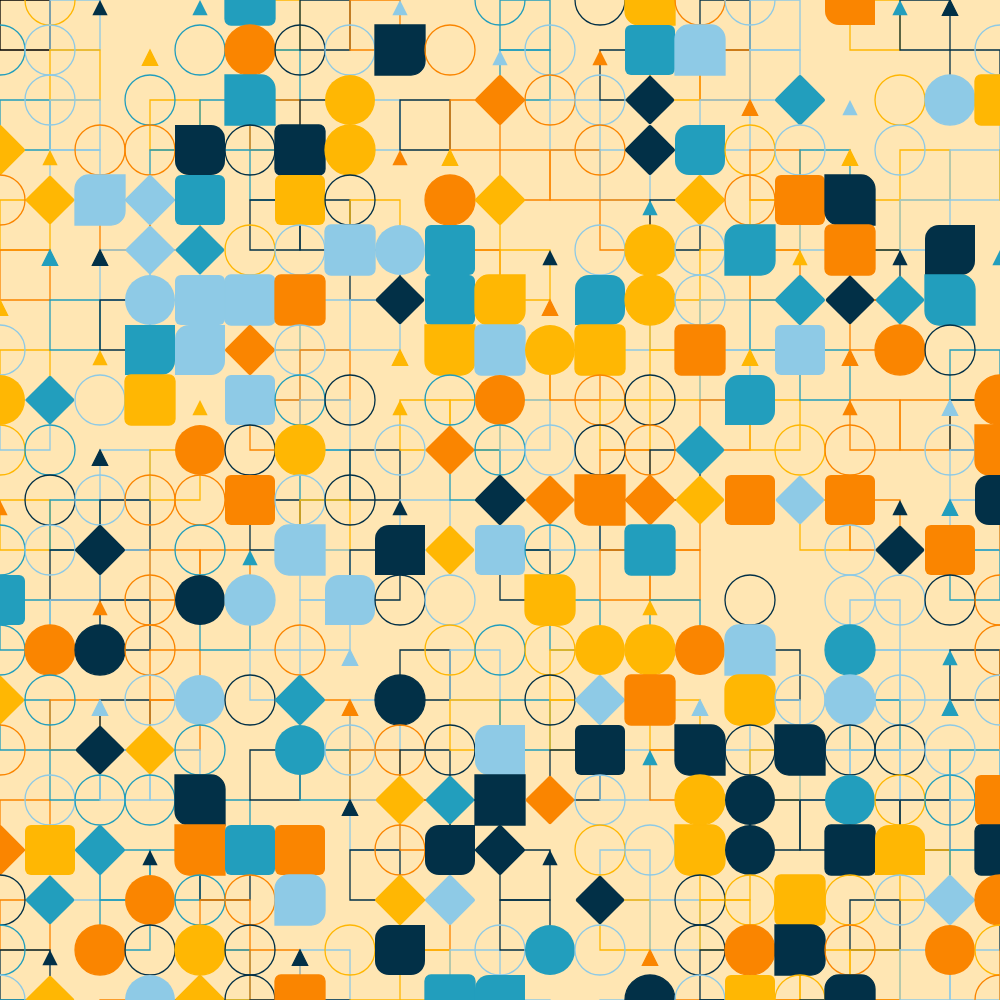
Frame 1 (no input)
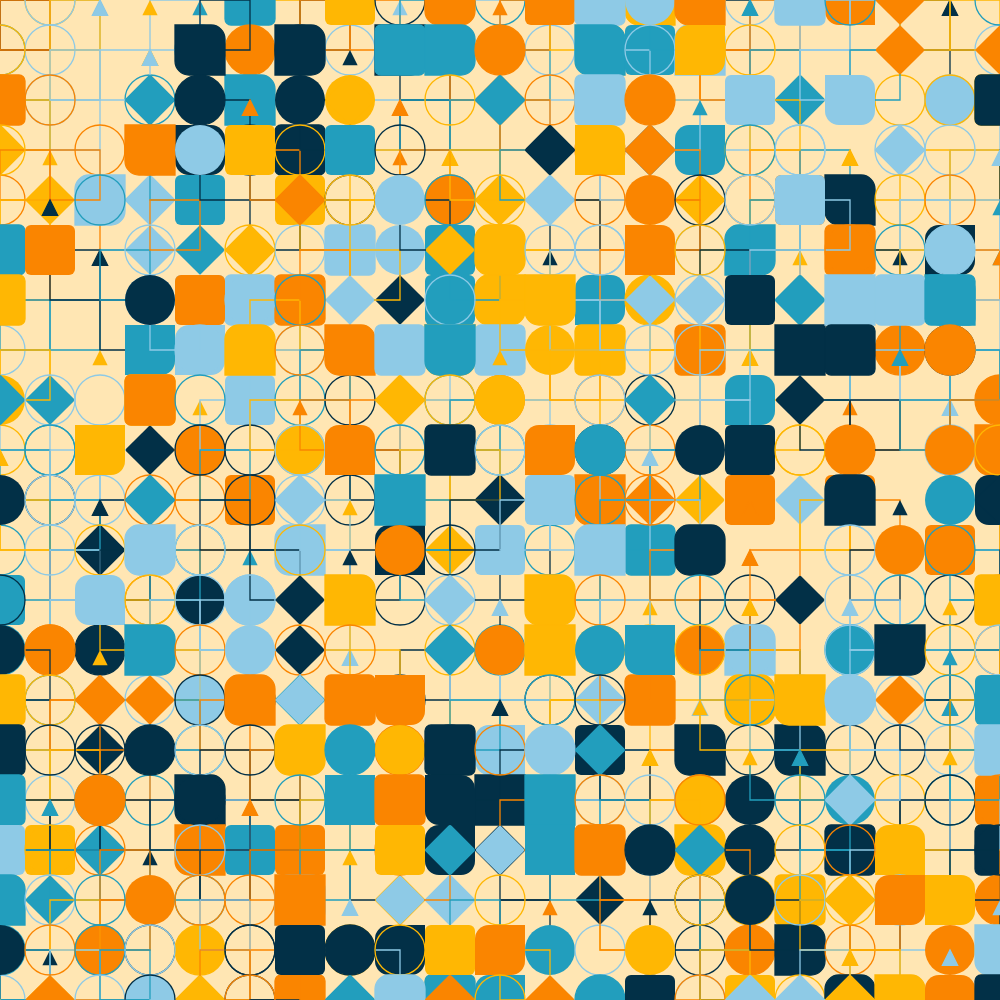
Frame 2 (the mouse pressed at the canvas centre, redrawn once)

The p5.js sketch that drew these frames (run headless with seeded random() and noise() and a simulated clock; the mouse was pressed at the canvas centre and the sketch redrawn once):

// p5.js sketch
// ── sketch.js
new p5();

/* Constants. */
const tilesPerSide = 20;

/* Draw. */
const canvasLength = windowWidth > windowHeight ? windowHeight : windowWidth;
const squareLength = canvasLength / tilesPerSide;

function getColor() {
  const numColors = palette.length;
  const idx = floor(random(0, numColors));
  return palette[idx].hsb;
}

function setup() {
  colorMode(HSB, 360, 100, 100);
  createCanvas(canvasLength, canvasLength);
  background(40, 30, 100);
  noLoop();
  randomSeed(123);
  strokeWeight(1.3);
}

function draw() {
  for (let x = 0; x <= tilesPerSide; x++) {
    for (let y = 0; y <= tilesPerSide; y++) {
      noFill();
      // strokeWeight(1);
      // stroke("grey");
      square(x * squareLength, y * squareLength, squareLength);
      new Shape(x * squareLength, y * squareLength).render();
    }
  }
}

// ── palette.js
const palette = [
  {
    name: "Sky blue",
    hex: "8ecae6",
    rgb: [142, 202, 230],
    cmyk: [38, 12, 0, 10],
    hsb: [199, 38, 90],
    hsl: [199, 64, 73],
    lab: [78, -12, -20],
  },
  {
    name: "Blue Green",
    hex: "219ebc",
    rgb: [33, 158, 188],
    cmyk: [82, 16, 0, 26],
    hsb: [192, 82, 74],
    hsl: [192, 70, 43],
    lab: [60, -22, -25],
  },
  {
    name: "Prussian blue",
    hex: "023047",
    rgb: [2, 48, 71],
    cmyk: [97, 32, 0, 72],
    hsb: [200, 97, 28],
    hsl: [200, 95, 14],
    lab: [18, -5, -18],
  },
  {
    name: "Selective yellow",
    hex: "ffb703",
    rgb: [255, 183, 3],
    cmyk: [0, 28, 99, 0],
    hsb: [43, 99, 100],
    hsl: [43, 100, 51],
    lab: [79, 15, 81],
  },
  {
    name: "UT orange",
    hex: "fb8500",
    rgb: [251, 133, 0],
    cmyk: [0, 47, 100, 2],
    hsb: [32, 100, 98],
    hsl: [32, 100, 49],
    lab: [67, 39, 74],
  },
];

// ── shape.js
class Shape {
  constructor(x_, y_) {
    this.x = {
      circle: x_,
      rect: x_ - squareLength / 2,
      triangle: [
        x_ - squareLength * sin(30) * cos(30),
        x_,
        x_ + squareLength * sin(30) * cos(30),
      ],
    };
    this.y = {
      circle: y_,
      rect: y_ - squareLength / 2,
      // triangle: [y_ + squareLength / 2, y_, y_ + squareLength / 2],
      triangle: [
        y_ - 2 * squareLength * sin(30) * cos(30),
        y_,
        y_ - 2 * squareLength * sin(30) * cos(30),
      ],
    };

    this.color = getColor();
    this.hasFill = floor(random(0, 2));
    this.fill =
      this.hasFill === 0
        ? noFill()
        : fill(this.color[0], this.color[1], this.color[2]);
    this.stroke =
      floor(random(0, 2)) === 0
        ? noStroke()
        : stroke(this.color[0], this.color[1], this.color[2]);
  }

  shapeSelector() {
    const rand = floor(random(0, 5));
    let shape;
    const edgeCurve = 14;

    if (rand === 0) {
      shape = circle(this.x.circle, this.y.circle, squareLength);
    } else if (rand === 1) {
      shape = rect(this.x.rect, this.y.rect, squareLength, squareLength, 6);
    } else if (rand === 2) {
      shape = rect(
        this.x.rect,
        this.y.rect,
        squareLength,
        squareLength,
        random([0, edgeCurve]),
        random([0, edgeCurve]),
        random([0, edgeCurve]),
        random([0, edgeCurve])
      );
    } else if (rand === 3) {
      push();
      const offset = squareLength / 2;
      rectMode(CENTER);
      translate(this.x.rect + offset, this.y.rect + offset);
      rotate(QUARTER_PI);
      shape = rect(0, 0, squareLength / sqrt(2), squareLength / sqrt(2), 2);
      pop();
    } else {
      shape = triangle(
        this.x.triangle[0],
        this.y.triangle[0],
        this.x.triangle[1],
        this.y.triangle[1],
        this.x.triangle[2],
        this.y.triangle[2]
      );
    }
    return shape;
  }

  render() {
    if (this.hasFill === 0) {
      circle(this.x.circle, this.y.circle, squareLength);
    } else {
      this.shapeSelector();
    }
  }
}
